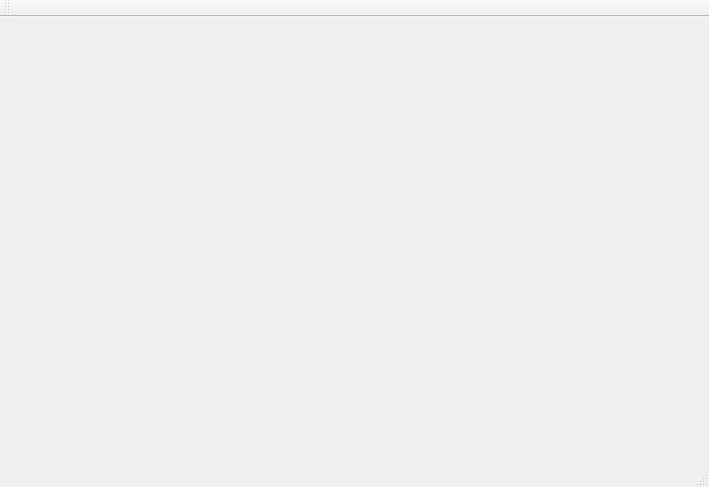
<?xml version="1.0" encoding="UTF-8"?>
<ui version="4.0">
 <class>MainWindow</class>
 <widget class="QMainWindow" name="MainWindow">
  <property name="geometry">
   <rect>
    <x>0</x>
    <y>0</y>
    <width>709</width>
    <height>487</height>
   </rect>
  </property>
  <property name="windowTitle">
   <string>MainWindow</string>
  </property>
  <widget class="QWidget" name="centralWidget"/>
  <widget class="QMenuBar" name="menuBar">
   <property name="geometry">
    <rect>
     <x>0</x>
     <y>0</y>
     <width>709</width>
     <height>26</height>
    </rect>
   </property>
  </widget>
  <widget class="QToolBar" name="mainToolBar">
   <attribute name="toolBarArea">
    <enum>TopToolBarArea</enum>
   </attribute>
   <attribute name="toolBarBreak">
    <bool>false</bool>
   </attribute>
  </widget>
  <widget class="QStatusBar" name="statusBar"/>
 </widget>
 <layoutdefault spacing="6" margin="11"/>
 <resources/>
 <connections/>
</ui>
